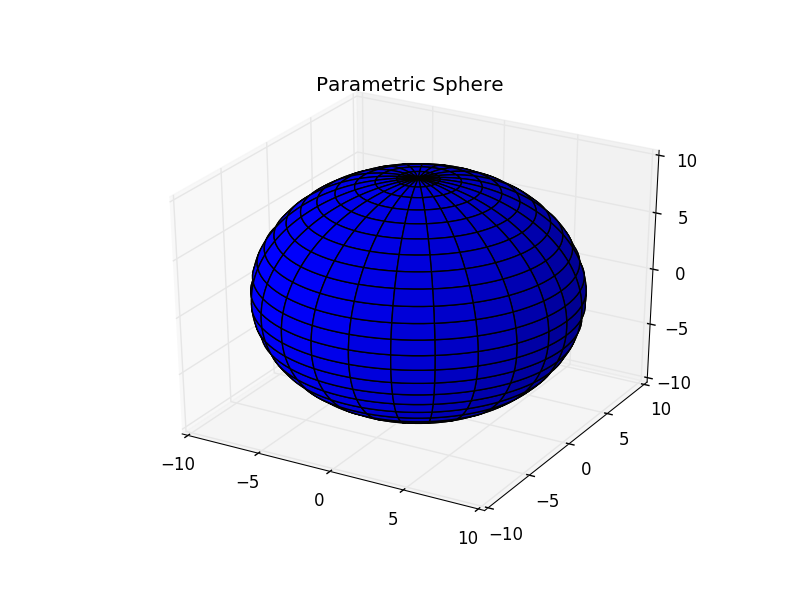

This figure's Python source:
#!/usr/bin/env python3
# -*- coding: utf-8 -*-

# See http://matplotlib.org/examples/mplot3d/surface3d_demo2.html

from mpl_toolkits.mplot3d import axes3d
import matplotlib.pyplot as plt
import numpy as np

# Build datas ###############

u = np.linspace(0, 2.*np.pi, 100)
v = np.linspace(0, np.pi, 100)

x = 10 * np.outer(np.cos(u), np.sin(v))
y = 10 * np.outer(np.sin(u), np.sin(v))
z = 10 * np.outer(np.ones(np.size(u)), np.cos(v))

# Plot data #################

fig = plt.figure()
ax = fig.add_subplot(111, projection='3d')

ax.plot_surface(x, y, z, rstride=4, cstride=4)

ax.set_title("Parametric Sphere")

# SAVE FILES ######################

plt.savefig("parametric_sphere.png")
plt.show()

